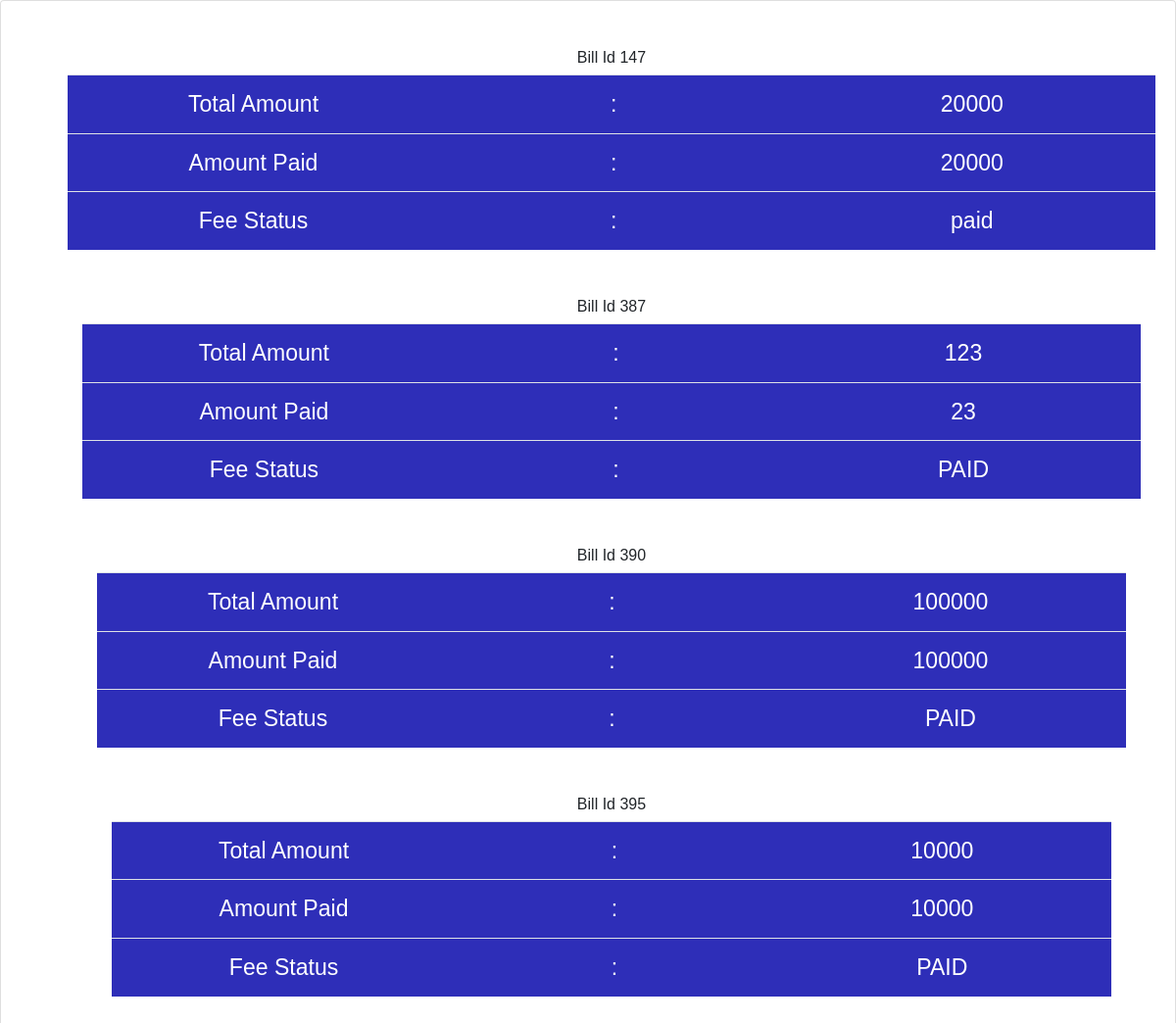
The app's page /fee.php (signed in) with its own data.
### tables this page shows
CREATE TABLE `fee_status` (
  `ROLL_NO` int(2) NOT NULL,
  `tot_amt` int(6) NOT NULL,
  `amt_paid` int(6) NOT NULL,
  `remaining` int(6) NOT NULL,
  `id` int(11) NOT NULL,
  `status1` varchar(10) NOT NULL DEFAULT 'Not paid'
);

### fee.php (the view, shortened to what this page needs)
<!DOCTYPE html>
<html lang="en">
<head>
  <link rel="stylesheet" href="css/bootstrap.css">
  <link rel="stylesheet" href="https://stackpath.bootstrapcdn.com/bootstrap/4.3.1/css/bootstrap.min.css">
</head>
<body>
  <div class="card bg-white">
<?php
$connection = mysqli_connect("localhost","root","","cms");
$y=$_SESSION['USN'];
$query="SELECT * FROM fee_status  where ROLL_NO='$y';";
$query_run=mysqli_query($connection,$query);
while($row=mysqli_fetch_assoc($query_run)) {
  ?>
      <div class="card-title my-5">
        <div class="container con">
        <h6 class=" ml-5"><?php echo 'Bill Id ' .$row['id'];?></h6>
  <table class="table table-respnsive ml-4">
                  <tr>
                    <td  >Total Amount</td>
                     <td>:</td>
                     <td><?php echo $row['tot_amt'];?></td>
                  </tr>
                  <tr>
                    <td>Amount Paid</td>
                     <td>:</td>
                     <td><?php echo $row['amt_paid'];?></td>
                  </tr>
                  <tr>
                    <td>Fee Status</td>
                     <td>:</td>
                     <td><?php echo $row['status1'];?></td>
                  </tr>
                </table>
  <?php
}
?>
</div>
</div>
</body>
</html>

### fee.php (style rules this page uses)
table tr,td { color: white; background-color: #2e2eb8; text-align: center; align-items: center; padding: 5px; margin: 3px solid; align-items: center; width: 500px; font-size: 1.2em; }
.con { text-align: center; align:left; }
body { margin: 0; font-family: Arial, Helvetica, sans-serif; }

### records on screen
fee_status: id "147", tot_amt "20000", amt_paid "20000", status1 "paid"
fee_status: id "387", tot_amt "123", amt_paid "23", status1 "PAID"
fee_status: id "390", tot_amt "100000", amt_paid "100000", status1 "PAID"
fee_status: id "395", tot_amt "10000", amt_paid "10000", status1 "PAID"
